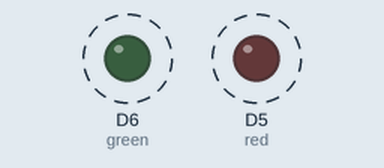
Simulated run of this program. Board: ESP8266 (NodeMCU). Parts: output pins drawn as LEDs (lit = HIGH). Dashed ring = blinking.

Above: at 0.2 s.
Timing chart, 0 to 3.7 s (numbered marks = the images above):
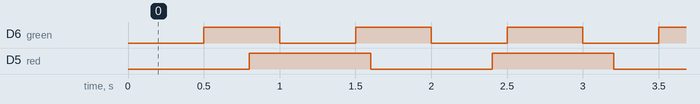

Measured:
- by itself, D6 (green): alternates HIGH for 0.50 s and LOW for 0.50 s
- by itself, D5 (red): alternates HIGH for 0.80 s and LOW for 0.80 s

The program:

main.cpp
```cpp
#include <Arduino.h>
#define red D5
#define green D6
#define redinterval 800
#define greeninterval 500
boolean redstat ;
boolean greenstat ;
unsigned long greentimep = 0;
unsigned long redtimep = 0;

void setup() {
  // put your setup code here, to run once:
  Serial.begin(9600);
  pinMode(green, OUTPUT);
  pinMode(red, OUTPUT);
  redstat = LOW;
  greenstat = LOW;
}

void loop() {
  // put your main code here, to run repeatedly:
  unsigned long redtimen = millis();
  unsigned long greentimen = millis();
  if (redtimen - redtimep >= redinterval){
    if (redstat == LOW){
      redstat = HIGH;
    } else {
      redstat=LOW;
    }
    digitalWrite(red,redstat);
    redtimep = redtimen;
  }
  if (greentimen - greentimep >= greeninterval){
    if (greenstat == LOW){
      greenstat = HIGH;
    } else {
      greenstat = LOW;
    }
  digitalWrite(green, greenstat);
  greentimep = greentimen;
  }
}
```
